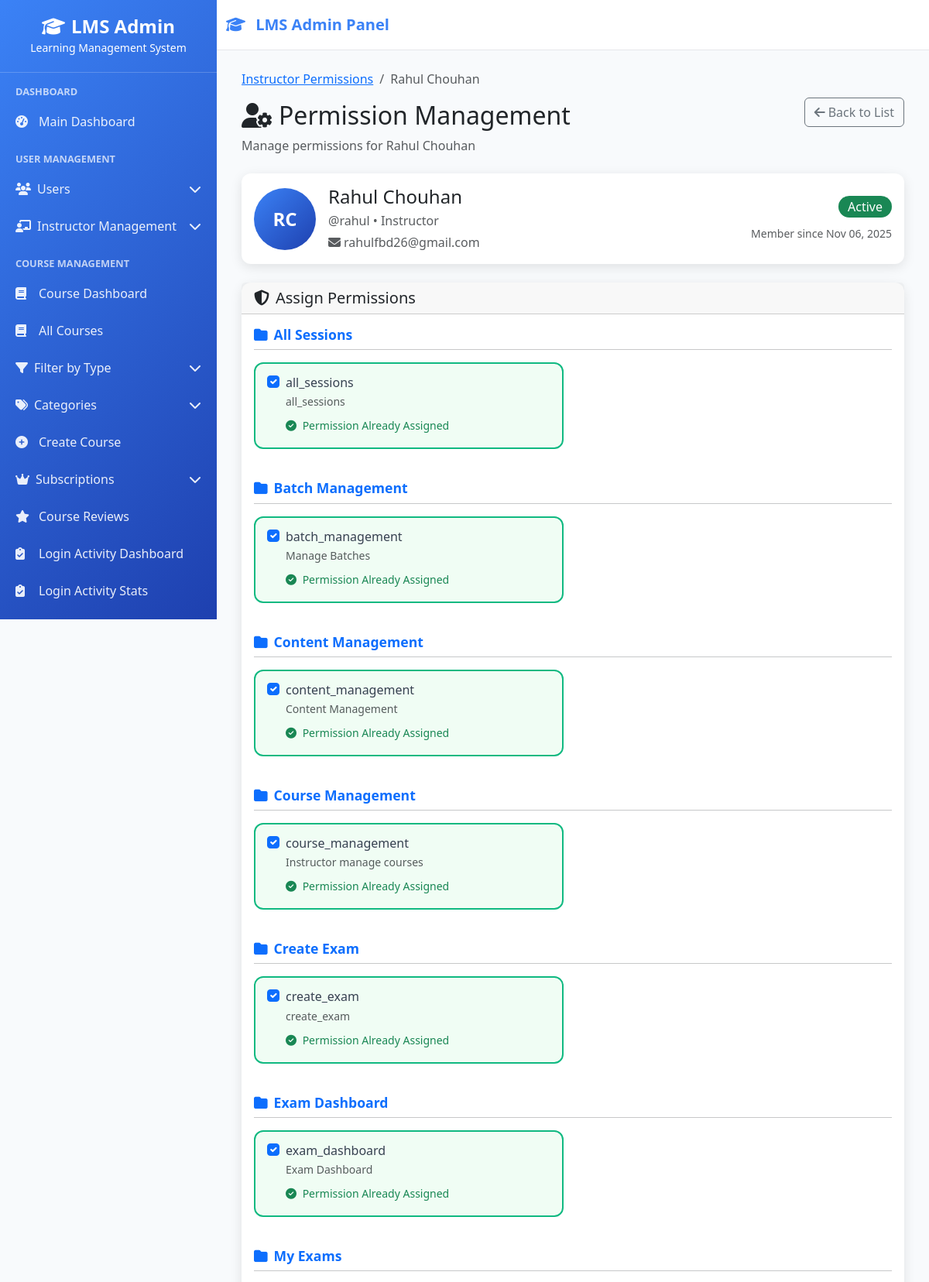
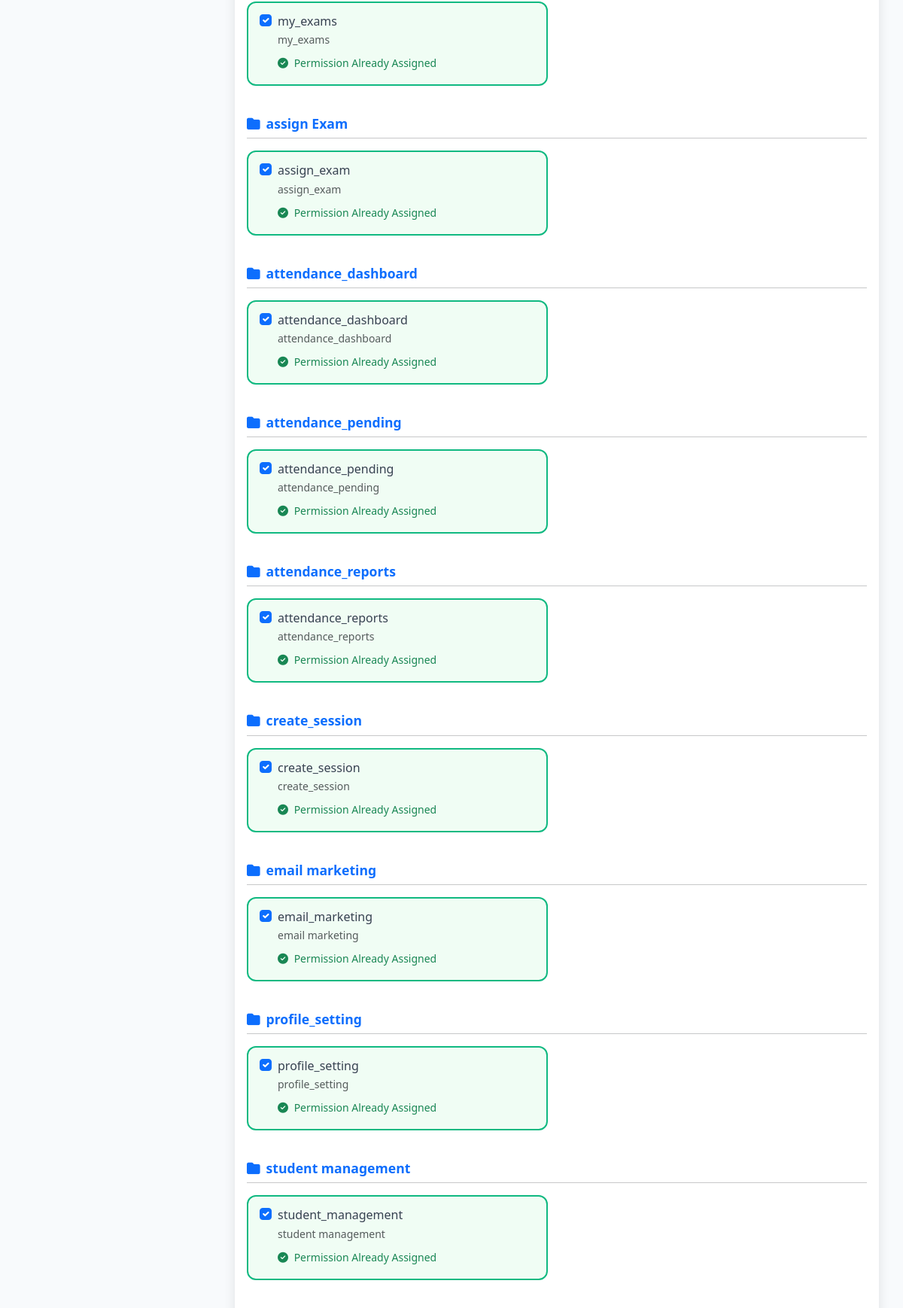
Page /instructors/2/permissions/ (signed in, upper part) on the committed database (2 pictures, top to bottom).
### userss/models.py (models this page shows, shortened)
class CustomUser(AbstractUser):
    ROLE_CHOICES = (
    ("superadmin", "Super Admin"),
    ("instructor", "Instructor"),
    ("student", "Student"),
    ("webinar_user", "Webinar User"),  # Add this line
)
    role = models.CharField(max_length=20, choices=ROLE_CHOICES, default="student")
    phone_number = models.CharField(max_length=15, blank=True, null=True)
    profile_picture = models.ImageField(
        upload_to="profile_pics/", blank=True, null=True
    )
    bio = models.TextField(max_length=500, blank=True)
    date_of_birth = models.DateField(blank=True, null=True)
    address = models.TextField(max_length=200, blank=True)
    created_by = models.ForeignKey(
        "self",
        on_delete=models.SET_NULL,
        null=True,
        blank=True,
        related_name="created_users",
    )
    updated_at = models.DateTimeField(auto_now=True)
    def get_full_name(self):
        return f"{self.first_name} {self.last_name}".strip()
    class Meta:
        ordering = ["-date_joined"]
        verbose_name = "User"
        verbose_name_plural = "Users"

class InstructorPermission(models.Model):
    name = models.CharField(max_length=100, unique=True)
    code = models.CharField(max_length=50, unique=True, help_text="Unique code like 'content_management'")
    description = models.TextField(help_text="What this permission allows")
    category = models.CharField(max_length=50, help_text="Category like 'Course Management', 'Email Marketing'")
    is_active = models.BooleanField(default=True)
    created_at = models.DateTimeField(auto_now_add=True)
    created_by = models.ForeignKey(
        CustomUser,
        on_delete=models.SET_NULL,
        null=True,
        limit_choices_to={'role': 'superadmin'}
    )
    class Meta:
        ordering = ['category', 'name']
        verbose_name = "Instructor Permission"
        verbose_name_plural = "Instructor Permissions"

### userss/views.py (the view)
# urls.py: path("instructors/<int:instructor_id>/permissions/", views.instructor_permission_detail, name="instructor_permission_detail"),
@superadmin_required
def instructor_permission_detail(request, instructor_id):
    instructor = get_object_or_404(CustomUser, id=instructor_id, role='instructor')
    instructor_profile, created = InstructorProfile.objects.get_or_create(
        user=instructor,
        defaults={'created_by': request.user}
    )
    all_permissions = InstructorPermission.objects.filter(is_active=True).order_by('category', 'name')
    current_permissions = InstructorPermissionAssignment.objects.filter(
        instructor=instructor_profile,
        is_active=True
    ).select_related('permission')
    current_permission_data = {}
    for assignment in current_permissions:
        current_permission_data[assignment.permission.code] = {
            'assignment': assignment,
            'assigned_date': assignment.assigned_at
        }
    context = {
        'instructor': instructor,
        'instructor_profile': instructor_profile,
        'all_permissions': all_permissions,
        'current_permission_codes': [p.permission.code for p in current_permissions],
        'current_permission_data': current_permission_data,
    }
    return render(request, 'admin/instructor_permission_detail.html', context)

### lms/context_processors.py (called while the page is built, shortened)
def sidebar_context(request):
    context = {}
    if request.user.is_authenticated:
        from courses.models import Course
        is_admin = request.user.is_superuser or getattr(request.user, 'role', None) == 'superadmin'
        if is_admin:
            sidebar_courses = Course.objects.filter(is_active=True).order_by('course_code')[:15]
        elif getattr(request.user, 'role', None) == 'instructor':
            sidebar_courses = Course.objects.filter(
                instructor=request.user,
                is_active=True
            ).order_by('course_code')[:15]
        else:
            sidebar_courses = []
        context['sidebar_courses'] = sidebar_courses
        context['is_admin_user'] = is_admin  # Template में use करने के लिए
    return context

def instructor_permissions(request):
    context = {
        'instructor_permissions': [],
        'has_content_permission': False,
        'has_email_permission': False,
        'has_course_permission': False,
        'has_batch_permission': False,
        'has_student_permission': False,
        'has_analytics_permission': False,
    }
    return context

### userss/context_processors.py (called while the page is built, shortened)
def instructor_navigation(request):
    return {}

def student_context(request):
    return {'enrolled_courses_count': 0}

def instructor_permissions(request):
    if not request.user.is_authenticated:
        return {}
    if request.user.role != 'instructor':
        return {}

### userss/templates/admin/instructor_permission_detail.html (shortened to what this page needs)
{% extends 'base.html' %}
{% block content %}
<div class="container-fluid">
    <div class="row mb-4">
        <div class="col-12">
            <div class="d-flex justify-content-between align-items-center">
                <div>
                    <nav aria-label="breadcrumb">
                        <ol class="breadcrumb">
                            <li class="breadcrumb-item">
                                <a href="{% url 'manage_instructor_permissions' %}">Instructor Permissions</a>
                            </li>
                            <li class="breadcrumb-item active">{{ instructor.get_full_name }}</li>
                        </ol>
                    </nav>
                    <h2><i class="fas fa-user-cog me-2"></i>Permission Management</h2>
                    <p class="text-muted mb-0">Manage permissions for {{ instructor.get_full_name }}</p>
                </div>
                <div>
                    <a href="{% url 'manage_instructor_permissions' %}" class="btn btn-outline-secondary">
                        <i class="fas fa-arrow-left me-1"></i>Back to List
                    </a>
                </div>
            </div>
        </div>
    </div>
    <div class="row mb-4">
        <div class="col-12">
            <div class="card">
                <div class="card-body">
                    <div class="row align-items-center">
                        <div class="col-md-8">
                            <div class="d-flex align-items-center">
                                <div class="avatar-large me-3">
                                    {% if instructor.profile_picture %}
                                    <img src="{{ instructor.profile_picture.url }}" alt="Profile" class="rounded-circle">
                                    {% else %}
                                    <div class="avatar-circle-large">
                                        {{ instructor.first_name|first }}{{ instructor.last_name|first }}
                                    </div>
                                    {% endif %}
                                </div>
                                <div>
                                    <h4 class="mb-1">{{ instructor.get_full_name|default:instructor.username }}</h4>
                                    <p class="text-muted mb-1">@{{ instructor.username }} • {{ instructor.get_role_display }}</p>
                                    <p class="text-muted mb-0">
                                        <i class="fas fa-envelope me-1"></i>{{ instructor.email }}
                                    </p>
                                </div>
                            </div>
                        </div>
                        <div class="col-md-4 text-end">
                            <div class="mb-2">
                                {% if instructor.is_active %}
                                <span class="badge bg-success fs-6">Active</span>
                                {% else %}
                                <span class="badge bg-danger fs-6">Inactive</span>
                                {% endif %}
                            </div>
                            <small class="text-muted">
                                Member since {{ instructor.date_joined|date:"M d, Y" }}
                            </small>
                        </div>
                    </div>
                </div>
            </div>
        </div>
    </div>
    <div class="row">
        <div class="col-12">
            <div class="card">
                <div class="card-header">
                    <h5 class="mb-0"><i class="fas fa-shield-alt me-2"></i>Assign Permissions</h5>
                </div>
                <div class="card-body">
                    <form method="POST" action="{% url 'update_instructor_permissions' instructor.id %}">
                        {% regroup all_permissions by category as permission_groups %}
                        {% for group in permission_groups %}
                        <div class="permission-category mb-4">
                            <div class="category-header mb-3">
                                <h6 class="text-primary mb-0">
                                    <i class="fas fa-folder me-2"></i>{{ group.grouper }}
                                </h6>
                                <hr class="mt-2 mb-0">
                            </div>
                            <div class="row">
                                {% for permission in group.list %}
                                <div class="col-md-6 mb-3">
                                    <div class="permission-card {% if permission.code in current_permission_codes %}active{% endif %}">
                                        <div class="form-check">
                                            <input class="form-check-input"
                                                   type="checkbox"
                                                   name="permissions"
                                                   value="{{ permission.code }}"
                                                   id="perm_{{ permission.code }}"
                                                   {% if permission.code in current_permission_codes %}checked{% endif %}>
                                            <label class="form-check-label w-100" for="perm_{{ permission.code }}">
                                                <div class="permission-info">
                                                    <h6 class="mb-1">{{ permission.name }}</h6>
                                                    <p class="text-muted mb-0 small">{{ permission.description }}</p>
{% if permission.code in current_permission_codes %}
<div class="permission-status mt-2">
    <small class="text-success">
        <i class="fas fa-check-circle me-1"></i>
        Permission Already Assigned
    </small>
</div>
{% endif %}
                                                </div>
                                            </label>
                                        </div>
                                    </div>
                                </div>
                                {% endfor %}
                            </div>
                        </div>
                        {% endfor %}
                    </form>
                </div>
            </div>
        </div>
    </div>
</div>
{% endblock %}

### userss/templates/base.html (style rules this page uses)
:root { --primary-color: #3b82f6; --secondary-color: #1e40af; --sidebar-width: 280px; }
* { margin: 0; padding: 0; box-sizing: border-box; }
body { background-color: #f8fafc; font-family: 'Segoe UI', Tahoma, Geneva, Verdana, sans-serif; }
.card { border: none; border-radius: 12px; box-shadow: 0 4px 15px rgba(0, 0, 0, 0.1); transition: all 0.3s ease; }
.badge { padding: 6px 12px; border-radius: 20px; font-weight: 500; }

### userss/templates/admin/instructor_permission_detail.html (style rules this page uses)
.avatar-large { width: 80px; height: 80px; }
.avatar-circle-large { width: 80px; height: 80px; border-radius: 50%; background: linear-gradient(135deg, #3b82f6, #1e40af); color: white; display: flex; align-items: center; justify-content: center; font-weight: 600; font-size: 1.5rem; }
.permission-card { border: 2px solid #e5e7eb; border-radius: 12px; padding: 15px; transition: all 0.3s ease; background: #f9fafb; cursor: pointer; }
.permission-card.active { border-color: #10b981; background: #f0fdf4; }
.permission-card .form-check-input { margin-top: 0; }
.permission-info h6 { color: #374151; }
.category-header h6 { font-size: 1.1rem; font-weight: 600; }

### rows in the picture
CustomUser: get_full_name "Rahul Chouhan", first_name|first "R", last_name|first "C", username "rahul", role "Instructor", email "rahulfbd26@gmail.com", date_joined "Nov 06, 2025"
InstructorPermission: grouper "All Sessions", code "☑", name "all_sessions", description "all_sessions", shows "Permission Already Assigned"
InstructorPermission: grouper "Batch Management", code "☑", name "batch_management", description "Manage Batches", shows "Permission Already Assigned"
InstructorPermission: grouper "Content Management", code "☑", name "content_management", description "Content Management", shows "Permission Already Assigned"
InstructorPermission: grouper "Course Management", code "☑", name "course_management", description "Instructor manage courses", shows "Permission Already Assigned"
InstructorPermission: grouper "Create Exam", code "☑", name "create_exam", description "create_exam", shows "Permission Already Assigned"
InstructorPermission: grouper "Exam Dashboard", code "☑", name "exam_dashboard", description "Exam Dashboard", shows "Permission Already Assigned"
InstructorPermission: grouper "My Exams", code "☑", name "my_exams", description "my_exams", shows "Permission Already Assigned"
InstructorPermission: grouper "assign Exam", code "☑", name "assign_exam", description "assign_exam", shows "Permission Already Assigned"
InstructorPermission: grouper "attendance_dashboard", code "☑", name "attendance_dashboard", description "attendance_dashboard", shows "Permission Already Assigned"
InstructorPermission: grouper "attendance_pending", code "☑", name "attendance_pending", description "attendance_pending", shows "Permission Already Assigned"
InstructorPermission: grouper "attendance_reports", code "☑", name "attendance_reports", description "attendance_reports", shows "Permission Already Assigned"
InstructorPermission: grouper "create_session", code "☑", name "create_session", description "create_session", shows "Permission Already Assigned"
InstructorPermission: grouper "email marketing", code "☑", name "email_marketing", description "email marketing", shows "Permission Already Assigned"
InstructorPermission: grouper "profile_setting", code "☑", name "profile_setting", description "profile_setting", shows "Permission Already Assigned"
InstructorPermission: grouper "student management", code "☑", name "student_management", description "student management", shows "Permission Already Assigned"
